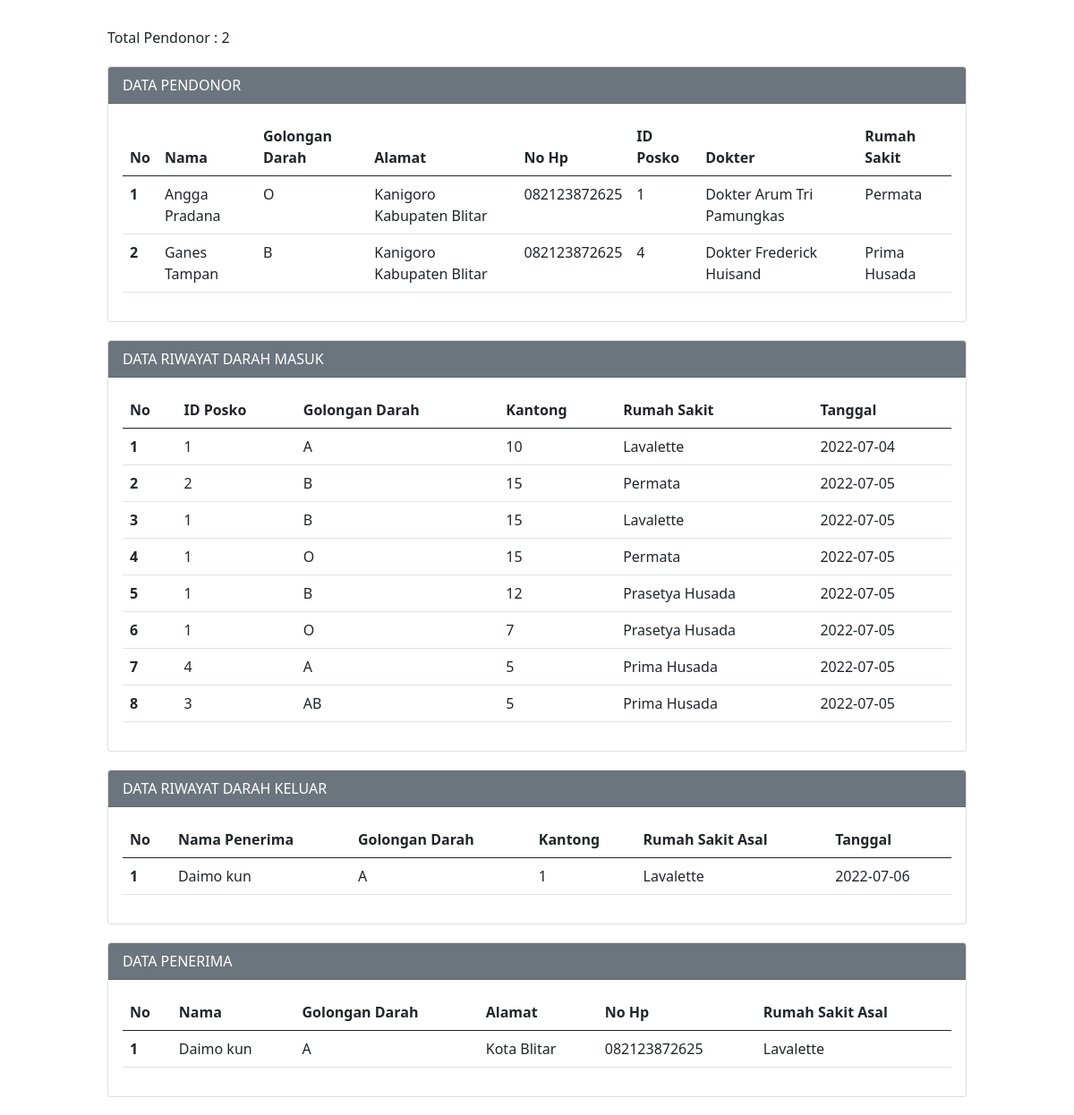
Page /frontend/report/report.php on the committed database.
### tables this page shows
CREATE TABLE `pendonor` (
  `id` int(11) NOT NULL,
  `nama` varchar(50) NOT NULL,
  `golongan_darah` varchar(5) NOT NULL,
  `alamat` varchar(100) NOT NULL,
  `no_hp` varchar(20) NOT NULL,
  `id_posko` int(5) NOT NULL
);

CREATE TABLE `dokter` (
  `id` int(11) NOT NULL,
  `nama_dokter` varchar(50) NOT NULL,
  `umur` int(11) NOT NULL,
  `rumah_sakit` varchar(20) NOT NULL,
  `id_posko` int(11) NOT NULL
);

CREATE TABLE `riwayat_darah_masuk` (
  `id` int(11) NOT NULL,
  `id_posko` int(11) NOT NULL,
  `golongan_darah` varchar(5) NOT NULL,
  `kantong` int(11) NOT NULL,
  `rumah_sakit` varchar(20) NOT NULL,
  `tanggal` date NOT NULL
);

CREATE TABLE `riwayat_darah_keluar` (
  `id` int(11) NOT NULL,
  `nama_penerima` varchar(50) NOT NULL,
  `golongan_darah` varchar(5) NOT NULL,
  `kantong` int(11) NOT NULL,
  `rumah_sakit` varchar(20) NOT NULL,
  `tanggal` date NOT NULL
);

CREATE TABLE `penerima` (
  `id` int(11) NOT NULL,
  `nama_penerima` varchar(50) NOT NULL,
  `golongan_darah` varchar(5) NOT NULL,
  `alamat` varchar(100) NOT NULL,
  `no_hp` varchar(20) NOT NULL,
  `rumah_sakit` varchar(50) NOT NULL
);

### frontend/report/report.php (the view, shortened to what this page needs)
<?php
$host       = "localhost";
$user       = "root";
$pass       = "";
$db         = "donor";
$koneksi    = mysqli_connect($host, $user, $pass, $db);
$total = mysqli_query($koneksi, "SELECT count(id) as totalpendonor FROM pendonor")->fetch_array();
?>
<!DOCTYPE html>
<html lang="en">
<head>
    <link href="https://cdn.jsdelivr.net/npm/bootstrap@5.0.2/dist/css/bootstrap.min.css" rel="stylesheet">
</head>
<body>
    <div class="mx-auto">
        <p>Total Pendonor : <?php echo $total['totalpendonor'] ?></p>
        <div class = "card">
        <div class = "card-header text-white bg-secondary">
            DATA PENDONOR
            </div>
            <div class = "card-body">
                <form action="" method="POST">
                    <table class="table">
                        <thead>
                            <tr>
                                <th scope="col">No</th>
                                <th scope="col">Nama</th>
                                <th scope="col">Golongan Darah</th>
                                <th scope="col">Alamat</th>
                                <th scope="col">No Hp</th>
                                <th scope="col">ID Posko</th>
                                <th scope="col">Dokter</th>
                                <th scope="col">Rumah Sakit</th>
                            </tr>
                        </thead>
                        <tbody>
                                <?php
                                $sql2   = "select p.nama , p.golongan_darah, p.alamat, p.no_hp, p.id_posko, d.nama_dokter , d.rumah_sakit
                                from pendonor p
                                inner join dokter d
                                on p.id_posko = d.id_posko";
                                $q2     = mysqli_query($koneksi, $sql2);
                                $urut   = 1;
                                while ($r2 = mysqli_fetch_array($q2)) {
                                    $nama           = $r2['nama'];
                                    $golongan_darah = $r2['golongan_darah'];
                                    $alamat         = $r2['alamat'];
                                    $no_hp          = $r2['no_hp'];
                                    $id_posko       = $r2['id_posko'];
                                    $dokter         = $r2['nama_dokter'];
                                    $rumah_sakit    = $r2['rumah_sakit'];
                                ?>
                                <tr>
                                    <th scope="row"><?php echo $urut++ ?></th>
                                    <td scope="row"><?php echo $nama ?></td>
                                    <td scope="row"><?php echo $golongan_darah ?></td>
                                    <td scope="row"><?php echo $alamat ?></td>
                                    <td scope="row"><?php echo $no_hp ?></td>
                                    <td scope="row"><?php echo $id_posko ?></td>
                                    <td scope="row"><?php echo $dokter ?></td>
                                    <td scope="row"><?php echo $rumah_sakit ?></td>
                                </tr>
                                <?php
                                }
                                ?>
                        </tbody>
                    </table>
                </form>
            </div>
        </div>
        <div class = "card">
            <div class = "card-header text-white bg-secondary">
                DATA RIWAYAT DARAH MASUK
            </div>
            <div class = "card-body">
                <form action="" method="POST">
                    <table class="table">
                        <thead>
                            <tr>
                                <th scope="col">No</th>
                                <th scope="col">ID Posko</th>
                                <th scope="col">Golongan Darah</th>
                                <th scope="col">Kantong</th>
                                <th scope="col">Rumah Sakit</th>
                                <th scope="col">Tanggal</th>
                                <tbody>
                            </tr>
                        </thead>
                                <?php
                                $sql2   =   "select * from riwayat_darah_masuk order by id asc";
                                $q2     = mysqli_query($koneksi, $sql2);
                                $urut   = 1;
                                while ($r2 = mysqli_fetch_array($q2)) {
                                    $id_posko       = $r2['id_posko'];
                                    $golongan_darah = $r2['golongan_darah'];
                                    $kantong        = $r2['kantong'];
                                    $rumah_sakit    = $r2['rumah_sakit'];
                                    $tanggal        = $r2['tanggal'];
                                ?>
                                <tr>
                                    <th scope="row"><?php echo $urut++ ?></th>
                                    <td scope="row"><?php echo $id_posko ?></td>
                                    <td scope="row"><?php echo $golongan_darah ?></td>
                                    <td scope="row"><?php echo $kantong ?></td>
                                    <td scope="row"><?php echo $rumah_sakit ?></td>
                                    <td scope="row"><?php echo $tanggal ?></td>
                                </tr>
                                <?php
                                }
                                ?>
                    </table>
                </form>
            </div>
        </div>
        <div class = "card">
            <div class = "card-header text-white bg-secondary">
                DATA RIWAYAT DARAH KELUAR
            </div>
            <div class = "card-body">
                <form action="" method="POST">
                    <thead>
                    <table class="table">
                            <tr>
                                <th scope="col">No</th>
                                <th scope="col">Nama Penerima</th>
                                <th scope="col">Golongan Darah</th>
                                <th scope="col">Kantong</th>
                                <th scope="col">Rumah Sakit Asal</th>
                                <th scope="col">Tanggal</th>
                            </tr>
                        </thead>
                        <tbody>
                                <?php
                                $sql2   = "select * from riwayat_darah_keluar order by nama_penerima asc";
                                $q2     = mysqli_query($koneksi, $sql2);
                                $urut   = 1;
                                while ($r2 = mysqli_fetch_array($q2)) {
                                    $nama_penerima       = $r2['nama_penerima'];
                                    $golongan_darah      = $r2['golongan_darah'];
                                    $kantong             = $r2['kantong'];
                                    $rumah_sakit_asal    = $r2['rumah_sakit'];
                                    $tanggal             = $r2['tanggal'];
                                ?>
                                <tr>
                                    <th scope="row"><?php echo $urut++ ?></th>
                                    <td scope="row"><?php echo $nama_penerima ?></td>
                                    <td scope="row"><?php echo $golongan_darah ?></td>
                                    <td scope="row"><?php echo $kantong ?></td>
                                    <td scope="row"><?php echo $rumah_sakit_asal ?></td>
                                    <td scope="row"><?php echo $tanggal ?></td>
                                </tr>
                                <?php
                                }
                                ?>
                        </tbody>
                </form>
            </div>
        </div>
        <div class = "card">
            <div class = "card-header text-white bg-secondary">
                DATA PENERIMA
            </div>
            <div class = "card-body">
                <form action="" method="POST">
                    <table class="table">
                        <thead>
                            <tr>
                                <th scope="col">No</th>
                                <th scope="col">Nama</th>
                                <th scope="col">Golongan Darah</th>
                                <th scope="col">Alamat</th>
                                <th scope="col">No Hp</th>
                                <th scope="col">Rumah Sakit Asal</th>
                            </tr>
                        </thead>
                        <tbody>
                                <?php
                                $sql2   = "select * from penerima order by nama_penerima asc";
                                $q2     = mysqli_query($koneksi, $sql2);
                                $urut   = 1;
                                while ($r2 = mysqli_fetch_array($q2)) {
                                    $nama_penerima               = $r2['nama_penerima'];
                                    $golongan_darah     = $r2['golongan_darah'];
                                    $alamat             = $r2['alamat'];
                                    $no_hp              = $r2['no_hp'];
                                    $rumah_sakit_asal   = $r2['rumah_sakit'];
                                ?>
                                <tr>
                                    <th scope="row"><?php echo $urut++ ?></th>
                                    <td scope="row"><?php echo $nama_penerima ?></td>
                                    <td scope="row"><?php echo $golongan_darah ?></td>
                                    <td scope="row"><?php echo $alamat ?></td>
                                    <td scope="row"><?php echo $no_hp ?></td>
                                    <td scope="row"><?php echo $rumah_sakit_asal ?></td>
                                </tr>
                                <?php
                                }
                                ?>
                        </tbody>
                    </table>
                </form>
            </div>
        </div>
    </div>
</body>
</html>

### frontend/report/report.php (style rules this page uses)
.mx-auto { width: 80%; margin-top: 30px; }
.card { margin-top: 20px; margin-bottom: 20px; }

### rows in the picture
pendonor: nama "Angga Pradana", golongan_darah "O", alamat "Kanigoro Kabupaten Blitar", no_hp "082123872625", id_posko "1", dokter.nama_dokter "Dokter Arum Tri Pamungkas", dokter.rumah_sakit "Permata"
pendonor: nama "Ganes Tampan", golongan_darah "B", alamat "Kanigoro Kabupaten Blitar", no_hp "082123872625", id_posko "4", dokter.nama_dokter "Dokter Frederick Huisand", dokter.rumah_sakit "Prima Husada"
riwayat_darah_masuk: id_posko "1", golongan_darah "A", kantong "10", rumah_sakit "Lavalette", tanggal "2022-07-04"
riwayat_darah_masuk: id_posko "2", golongan_darah "B", kantong "15", rumah_sakit "Permata", tanggal "2022-07-05"
riwayat_darah_masuk: id_posko "1", golongan_darah "B", kantong "15", rumah_sakit "Lavalette", tanggal "2022-07-05"
riwayat_darah_masuk: id_posko "1", golongan_darah "O", kantong "15", rumah_sakit "Permata", tanggal "2022-07-05"
riwayat_darah_masuk: id_posko "1", golongan_darah "B", kantong "12", rumah_sakit "Prasetya Husada", tanggal "2022-07-05"
riwayat_darah_masuk: id_posko "1", golongan_darah "O", kantong "7", rumah_sakit "Prasetya Husada", tanggal "2022-07-05"
riwayat_darah_masuk: id_posko "4", golongan_darah "A", kantong "5", rumah_sakit "Prima Husada", tanggal "2022-07-05"
riwayat_darah_masuk: id_posko "3", golongan_darah "AB", kantong "5", rumah_sakit "Prima Husada", tanggal "2022-07-05"
riwayat_darah_keluar: nama_penerima "Daimo kun", golongan_darah "A", kantong "1", rumah_sakit "Lavalette", tanggal "2022-07-06"
penerima: nama_penerima "Daimo kun", golongan_darah "A", alamat "Kota Blitar", no_hp "082123872625", rumah_sakit "Lavalette"

### other values in the picture
$total['totalpendonor'] "2"
